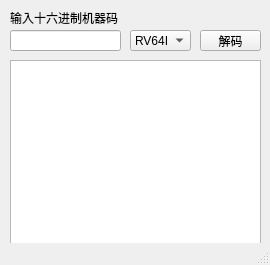
<?xml version="1.0" encoding="UTF-8"?>
<ui version="4.0">
 <class>MainWindow</class>
 <widget class="QMainWindow" name="MainWindow">
  <property name="geometry">
   <rect>
    <x>0</x>
    <y>0</y>
    <width>270</width>
    <height>265</height>
   </rect>
  </property>
  <property name="windowTitle">
   <string>riscv-decoder</string>
  </property>
  <widget class="QWidget" name="centralwidget">
   <widget class="QLineEdit" name="lineEdit">
    <property name="geometry">
     <rect>
      <x>10</x>
      <y>30</y>
      <width>111</width>
      <height>21</height>
     </rect>
    </property>
   </widget>
   <widget class="QPushButton" name="pushButton">
    <property name="geometry">
     <rect>
      <x>200</x>
      <y>30</y>
      <width>61</width>
      <height>21</height>
     </rect>
    </property>
    <property name="text">
     <string>解码</string>
    </property>
   </widget>
   <widget class="QLabel" name="label">
    <property name="geometry">
     <rect>
      <x>10</x>
      <y>10</y>
      <width>111</width>
      <height>16</height>
     </rect>
    </property>
    <property name="text">
     <string>输入十六进制机器码</string>
    </property>
   </widget>
   <widget class="QTextBrowser" name="textBrowser">
    <property name="geometry">
     <rect>
      <x>10</x>
      <y>60</y>
      <width>251</width>
      <height>192</height>
     </rect>
    </property>
   </widget>
   <widget class="QComboBox" name="comboBox">
    <property name="geometry">
     <rect>
      <x>130</x>
      <y>30</y>
      <width>61</width>
      <height>21</height>
     </rect>
    </property>
    <item>
     <property name="text">
      <string>RV64I</string>
     </property>
    </item>
    <item>
     <property name="text">
      <string>RV32I</string>
     </property>
    </item>
   </widget>
   <widget class="QLabel" name="label_2">
    <property name="geometry">
     <rect>
      <x>150</x>
      <y>10</y>
      <width>41</width>
      <height>16</height>
     </rect>
    </property>
    <property name="text">
     <string/>
    </property>
   </widget>
  </widget>
  <widget class="QStatusBar" name="statusbar"/>
 </widget>
 <resources/>
 <connections/>
</ui>
